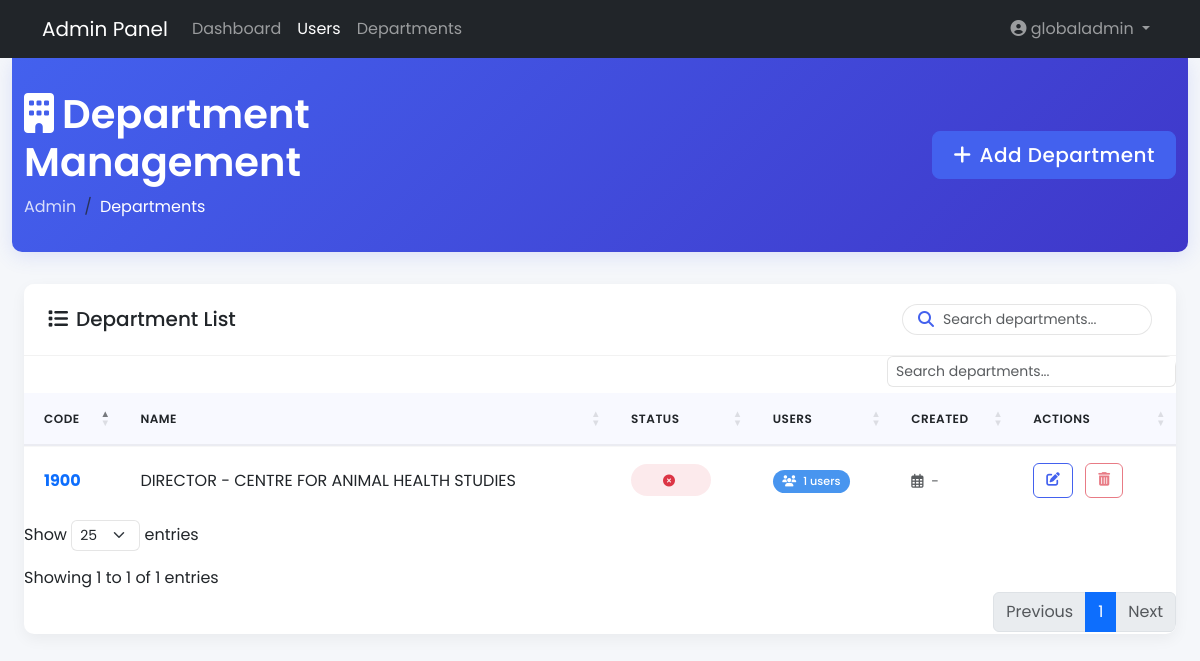
Before: /admin/departments (signed in) with the older database file.
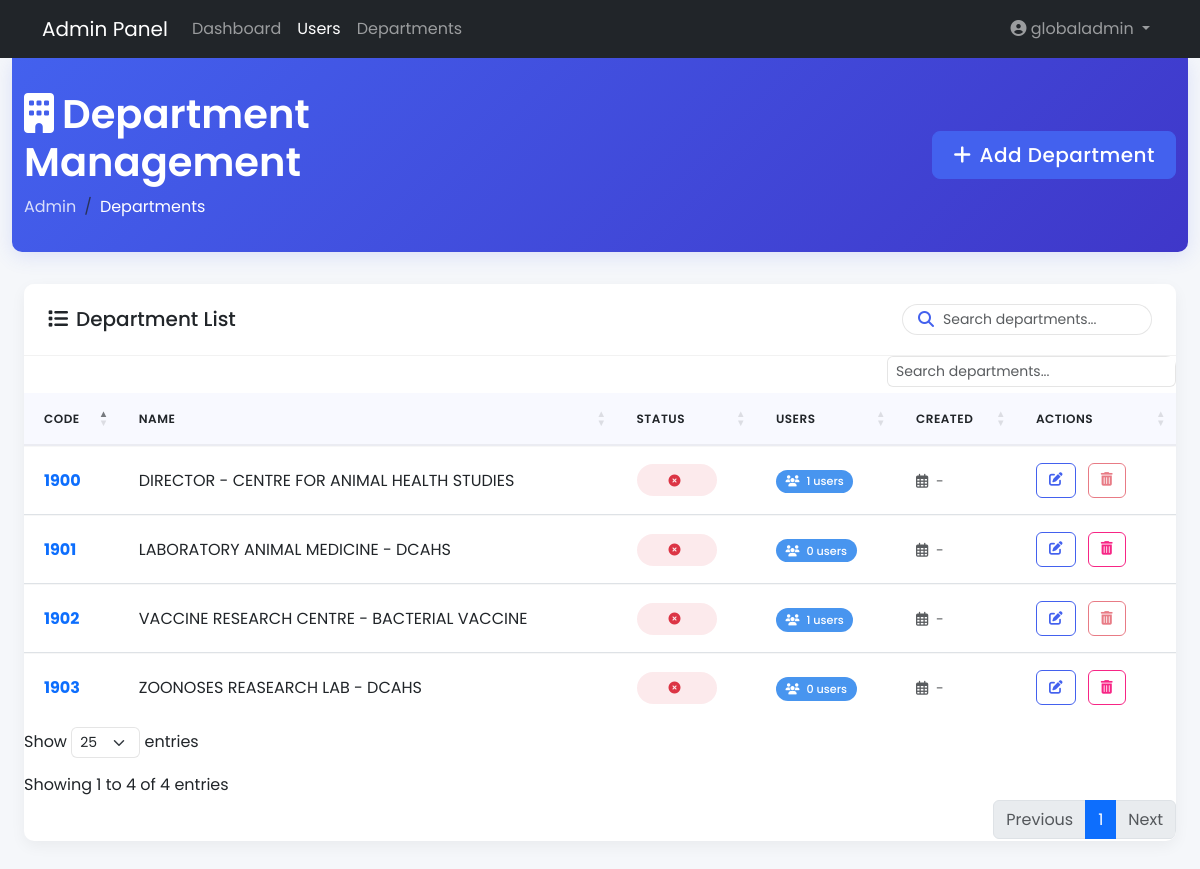
After: the same page with the newer database file.
### models.py (models this page shows, shortened)
class User(db.Model, UserMixin):
    __tablename__ = 'users'
    id = db.Column(db.Integer, primary_key=True)
    username = db.Column(db.String(80), unique=True, nullable=False)
    email = db.Column(db.String(120), unique=True, nullable=False)
    password_hash = db.Column(db.String(128))
    user_role = db.Column(db.String(20), default='user')
    is_global_admin = db.Column(db.Boolean, default=False)
    depart_code = db.Column(db.String(10), db.ForeignKey('departments.depart_code'))
    created_at = db.Column(db.DateTime, default=datetime.utcnow)
    department = db.relationship('Department', backref='users')

class Department(db.Model):
    __tablename__ = 'departments'
    depart_code = db.Column(db.String(20), primary_key=True)
    depart_name = db.Column(db.String(100), nullable=False)

### routes/admin_routes.py (the view)
@admin_bp.route('/departments')
@login_required
@admin_required
def manage_departments():
    departments = Department.query.all()
    return render_template('admin/departments.html', departments=departments)

### routes/admin_routes.py (called while the page is built)
def admin_required(f):
    @wraps(f)
    def decorated_function(*args, **kwargs):
        if not current_user.is_authenticated or not current_user.is_global_admin:
            flash('Access denied: Admin privileges required', 'danger')
            return redirect(url_for('auth.login'))
        return f(*args, **kwargs)
    return decorated_function

### templates/admin/departments.html (shortened to what this page needs)
{% extends "admin/base.html" %}
{% block content %}
<!DOCTYPE html>
<html lang="en">
<head>
    <link href="https://cdn.jsdelivr.net/npm/bootstrap@5.3.0/dist/css/bootstrap.min.css" rel="stylesheet">
    <link rel="stylesheet" href="https://cdnjs.cloudflare.com/ajax/libs/font-awesome/6.4.0/css/all.min.css">
    <link rel="stylesheet" href="https://cdn.datatables.net/1.13.6/css/dataTables.bootstrap5.min.css">
</head>
<body>
    <div class="page-header">
        <div class="container-fluid">
            <div class="row align-items-center">
                <div class="col-md-6">
                    <h1 class="page-title"><i class="fas fa-building me-2"></i>Department Management</h1>
                    <nav aria-label="breadcrumb">
                        <ol class="breadcrumb">
                            <li class="breadcrumb-item"><a href="/admin">Admin</a></li>
                            <li class="breadcrumb-item active" aria-current="page">Departments</li>
                        </ol>
                    </nav>
                </div>
                <div class="col-md-6 text-md-end">
                    <button class="btn btn-primary btn-lg" data-bs-toggle="modal" data-bs-target="#addDepartmentModal">
                        <i class="fas fa-plus me-2"></i>Add Department
                    </button>
                </div>
            </div>
        </div>
    </div>
    <div class="container-fluid">
        <div class="row">
            <div class="col-12">
                <div class="card">
                    <div class="card-header">
                        <h5 class="mb-0"><i class="fas fa-list me-2"></i>Department List</h5>
                        <div class="search-box">
                            <i class="fas fa-search search-icon"></i>
                            <input type="text" class="form-control form-control-sm" id="searchInput" placeholder="Search departments...">
                        </div>
                    </div>
                    <div class="card-body p-0">
                        <div class="table-responsive">
                            <table id="departmentsTable" class="table table-hover" style="width:100%">
                                <thead>
                                    <tr>
                                        <th>Code</th>
                                        <th>Name</th>
                                        <th>Status</th>
                                        <th>Users</th>
                                        <th>Created</th>
                                        <th>Actions</th>
                                    </tr>
                                </thead>
                                <tbody>
                                    {% for department in departments %}
                                    <tr>
                                        <td><strong class="text-primary">{{ department.depart_code }}</strong></td>
                                        <td>{{ department.depart_name }}</td>
                                        <td>
                                            <span class="status-badge {% if department.status == 'active' %}status-active{% else %}status-inactive{% endif %}">
                                                <i class="fas {% if department.status == 'active' %}fa-check-circle{% else %}fa-times-circle{% endif %} me-1"></i>
                                            </span>
                                        </td>
                                        <td>
                                            <span class="badge badge-count">
                                                <i class="fas fa-users me-1"></i>
                                                {{ department.users|length }} users
                                            </span>
                                        </td>
                                        <td>
                                            <small class="text-muted">
                                                <i class="far fa-calendar-alt me-1"></i>
                                                {{ department.created_at.strftime('%Y-%m-%d') if department.created_at else '-' }}
                                            </small>
                                        </td>
                                        <td class="action-btns">
                                            <button class="btn btn-sm btn-outline-primary edit-department"
                                                    data-department-code="{{ department.depart_code }}"
                                                    title="Edit Department">
                                                <i class="fas fa-edit"></i>
                                            </button>
                                            <button class="btn btn-sm btn-outline-danger delete-department"
                                                    data-department-code="{{ department.depart_code }}"
                                                    {% if department.users %}disabled title="Cannot delete department with users"{% endif %}>
                                                <i class="fas fa-trash-alt"></i>
                                            </button>
                                        </td>
                                    </tr>
                                    {% endfor %}
                                </tbody>
                            </table>
                        </div>
                    </div>
                </div>
            </div>
        </div>
    </div>
</body>
</html>
{% endblock %}

### templates/admin/base.html (shortened to what this page needs)
<!DOCTYPE html>
<html lang="en">
<head>
    <link href="https://cdn.jsdelivr.net/npm/bootstrap@5.3.0/dist/css/bootstrap.min.css" rel="stylesheet">
    <link href="https://cdnjs.cloudflare.com/ajax/libs/font-awesome/6.4.0/css/all.min.css" rel="stylesheet">
</head>
<body>
    <nav class="navbar navbar-expand-lg navbar-dark bg-dark">
        <div class="container">
            <a class="navbar-brand" href="{{ url_for('admin.admin_dashboard') }}">Admin Panel</a>
            <div class="collapse navbar-collapse" id="navbarNav">
                <ul class="navbar-nav me-auto">
                    <li class="nav-item">
                        <a class="nav-link" href="{{ url_for('admin.admin_dashboard') }}">Dashboard</a>
                    </li>
                    <li class="nav-item">
                        <a class="nav-link active" href="{{ url_for('admin.manage_users') }}">Users</a>
                    </li>
                    <li class="nav-item">
                        <a class="nav-link" href="{{ url_for('admin.manage_departments') }}">Departments</a>
                    </li>
                </ul>
                <ul class="navbar-nav">
                    <li class="nav-item dropdown">
                        <a class="nav-link dropdown-toggle" href="#" id="navbarDropdown" role="button" data-bs-toggle="dropdown">
                            <i class="fas fa-user-circle"></i> {{ current_user.username }}
                        </a>
                    </li>
                </ul>
            </div>
        </div>
    </nav>
    <div class="container-fluid">
        {% block content %}{% endblock %}
    </div>
</body>
</html>

### templates/admin/departments.html (style rules this page uses)
:root { --primary-color: #4361ee; --secondary-color: #3f37c9; --accent-color: #4895ef; --light-color: #f8f9ff; --dark-color: #212529; --success-color: #4cc9f0; --danger-color: #f72585; --warning-color: #f8961e; --info-color: #4895ef; }
body { font-family: 'Poppins', sans-serif; background-color: #f5f7fa; color: var(--dark-color); line-height: 1.6; }
.page-header { background: linear-gradient(135deg, var(--primary-color), var(--secondary-color)); color: white; padding: 2rem 0; margin-bottom: 2rem; border-radius: 0 0 10px 10px; box-shadow: 0 4px 20px rgba(67, 97, 238, 0.15); }
.page-title { font-weight: 600; margin-bottom: 0.5rem; }
.breadcrumb { background-color: transparent; padding: 0; margin-bottom: 0; }
.breadcrumb-item a { color: rgba(255, 255, 255, 0.8); text-decoration: none; transition: all 0.3s; }
.breadcrumb-item.active { color: white; }
.card { border: none; border-radius: 10px; box-shadow: 0 5px 15px rgba(0, 0, 0, 0.05); margin-bottom: 2rem; overflow: hidden; transition: transform 0.3s, box-shadow 0.3s; }
.card-header { background-color: white; border-bottom: 1px solid rgba(0, 0, 0, 0.05); padding: 1.25rem 1.5rem; font-weight: 600; display: flex; justify-content: space-between; align-items: center; }
.table-responsive { border-radius: 10px; overflow: hidden; }
.table { margin-bottom: 0; border-collapse: separate; border-spacing: 0; }
.table thead th { background-color: var(--light-color); border-bottom: 2px solid rgba(0, 0, 0, 0.05); font-weight: 600; padding: 1rem 1.25rem; color: var(--dark-color); text-transform: uppercase; font-size: 0.75rem; letter-spacing: 0.5px; }
.table tbody td { padding: 1rem 1.25rem; vertical-align: middle; border-top: 1px solid rgba(0, 0, 0, 0.03); }
.table tbody tr:last-child td { border-bottom: none; }
.btn-primary { background-color: var(--primary-color); border-color: var(--primary-color); font-weight: 500; letter-spacing: 0.5px; padding: 0.5rem 1.25rem; transition: all 0.3s; }
.btn-outline-danger { color: var(--danger-color); border-color: var(--danger-color); transition: all 0.3s; }
.btn-outline-primary { color: var(--primary-color); border-color: var(--primary-color); transition: all 0.3s; }
.badge-count { background-color: var(--accent-color); font-size: 0.7rem; font-weight: 500; padding: 0.35rem 0.6rem; border-radius: 50px; }
.form-control, .form-select { border-radius: 6px; border: 1px solid rgba(0, 0, 0, 0.1); transition: all 0.3s; }
.action-btns .btn { padding: 0.4rem 0.75rem; font-size: 0.85rem; margin-right: 0.5rem; border-radius: 6px; }
.status-badge { padding: 0.4rem 0.8rem; border-radius: 50px; font-size: 0.75rem; font-weight: 500; display: inline-block; min-width: 80px; text-align: center; }
.status-inactive { background-color: rgba(220, 53, 69, 0.1); color: #dc3545; }
.search-box { position: relative; width: 250px; }
.search-box input { padding-left: 2.5rem; border-radius: 50px; background-color: rgba(255, 255, 255, 0.9); }
.search-box .search-icon { position: absolute; left: 1rem; top: 50%; transform: translateY(-50%); color: var(--primary-color); z-index: 10; }

Changed rows visible on the page:
added Department: depart_code "1901", depart_name "LABORATORY ANIMAL MEDICINE - DCAHS", users|length "0", created_at "-"
added Department: depart_code "1902", depart_name "VACCINE RESEARCH CENTRE - BACTERIAL VACCINE", users|length "1", created_at "-"
added Department: depart_code "1903", depart_name "ZOONOSES REASEARCH LAB - DCAHS", users|length "0", created_at "-"
Other visible differences:
text written by a page script: "Show entries Showing 1 to 1 of 1 entries Previous 1 Next" → "Show entries Showing 1 to 4 of 4 entries Previous 1 Next"
